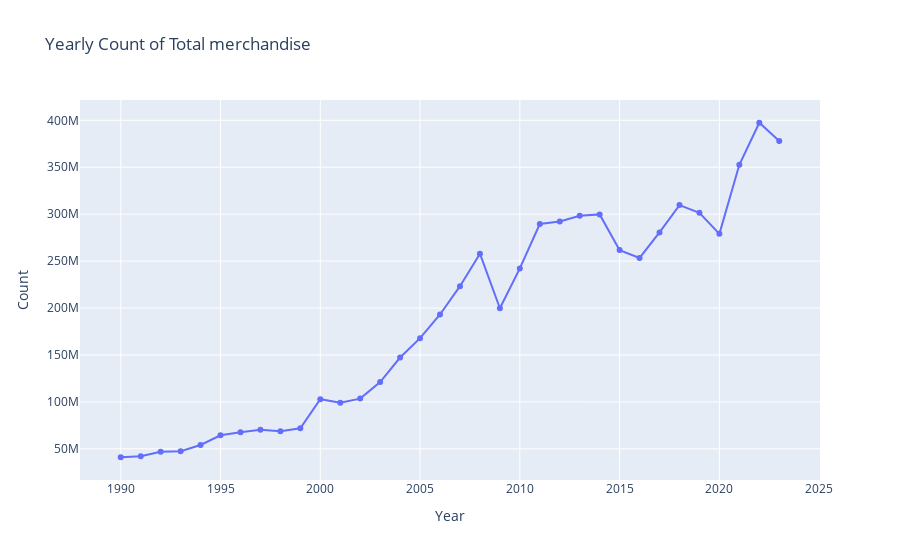

The notebook cell this image was saved under:
### Markdown cell above
# Plot

### Code cell
# import pandas as pd
import plotly.express as px

# 1. Get unique products
products = merchandise["Product"].unique()
merchandise90 = merchandise[merchandise["Year"] >= 1990]

# 2. Loop over each product and plot its yearly trend
for product in products:
    # Filter to this product
    df_prod = merchandise90[merchandise90["Product"] == product]
    
    # Aggregate by Year: here we're just counting rows per year
    df_yearly = (
        df_prod
        .groupby("Year")
        .sum()["Value"]                      # or .sum()["Sales"] if you have a "Sales" column
        .reset_index(name="Count")  # rename the aggregated column
    )
    
    # Create a line chart
    fig = px.line(
        df_yearly,
        x="Year",
        y="Count",                  # change to your metric name if not counting
        title=f"Yearly Count of {product}",
        markers=True
    )
    
    # Display in the notebook or script
fig.show()

### Figure 1 — Plotly figure (JSON) as saved in the notebook; plotly's stock layout.template omitted (floating-point values rounded to 4 significant figures)
{"data": [{"hovertemplate": "Year=%{x}<br>Count=%{y}<extra></extra>", "legendgroup": "", "line": {"color": "#636efa", "dash": "solid"}, "marker": {"symbol": "circle"}, "mode": "lines+markers", "name": "", "orientation": "v", "showlegend": false, "type": "scatter", "x": [1990, 1991, 1992, 1993, 1994, 1995, 1996, 1997, 1998, 1999, 2000, 2001, 2002, 2003, 2004, 2005, 2006, 2007, 2008, 2009, 2010, 2011, 2012, 2013, 2014, 2015, 2016, 2017, 2018, 2019, 2020, 2021, 2022, 2023], "xaxis": "x", "y": [40986276, 41985951, 46871004, 47309941, 54081953, 64415324, 67691406, 70373385, 68804865, 71889327, 102849961, 99068896, 103460218, 121053924, 147264664, 167856651, 193133846, 223299317, 257869999, 199768338, 242193783, 289557762, 292255776, 298247165, 299755311, 261696428, 253345317, 280581616, 309652945, 301500488, 279011117, 352586443, 397424122, 377891979], "yaxis": "y"}], "layout": {"legend": {"tracegroupgap": 0}, "title": {"text": "Yearly Count of Total merchandise"}, "xaxis": {"anchor": "y", "domain": [0, 1], "title": {"text": "Year"}}, "yaxis": {"anchor": "x", "domain": [0, 1], "title": {"text": "Count"}}}}
